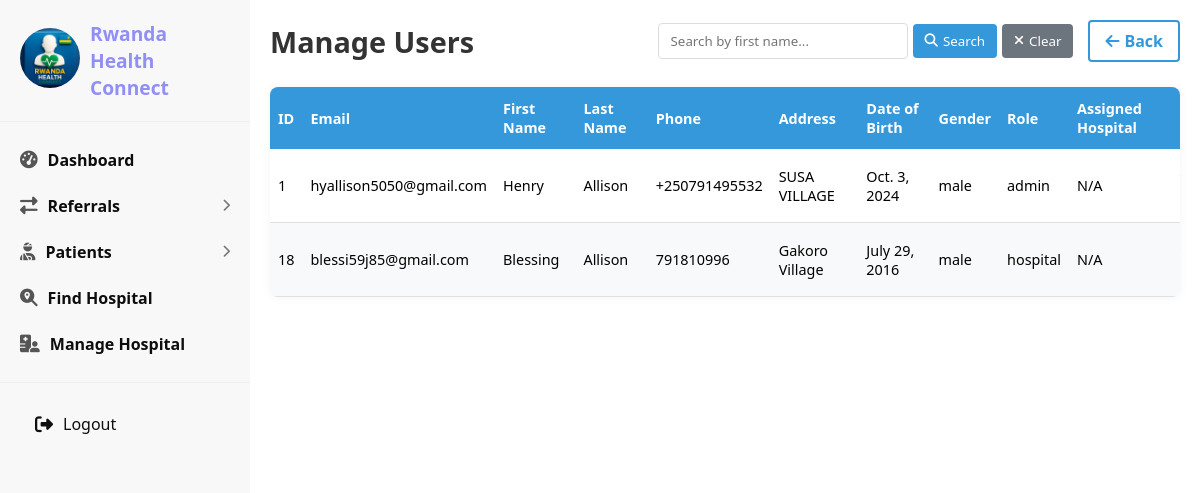
The app's page /manage_hospital/admin_details/ (signed in) with its own data.
### accounts/models.py (models this page shows, shortened)
class User(AbstractBaseUser, PermissionsMixin):
    ROLE_CHOICES = (
        ('hospital', 'Hospital Administrator'),  # Updated label
        ('admin', 'System Administrator'),  # Updated label
    )
    GENDER_CHOICES = (
        ('male', 'Male'),
        ('female', 'Female'),
        ('other', 'Other'),
    )
    password = None
    plain_password = models.CharField(max_length=128, null=True, blank=True)
    first_name = models.CharField(max_length=255)
    last_name = models.CharField(max_length=255)
    email = models.EmailField(unique=True)
    email_verified_at = models.DateTimeField(null=True, blank=True)
    role = models.CharField(max_length=50, choices=ROLE_CHOICES, default='admin')
    license_number = models.CharField(max_length=100, blank=True, null=True)
    phone = models.CharField(max_length=20, blank=True, null=True)
    address = models.CharField(max_length=255, blank=True, null=True)
    date_of_birth = models.DateField(blank=True, null=True)
    gender = models.CharField(max_length=10, choices=GENDER_CHOICES, blank=True, null=True)
    last_login_at = models.DateTimeField(null=True, blank=True)
    last_login_ip = models.CharField(max_length=45, null=True, blank=True)
    is_active = models.BooleanField(default=True)
    remember_token = models.CharField(max_length=100, null=True, blank=True)
    created_at = models.DateTimeField(auto_now_add=True)
    updated_at = models.DateTimeField(auto_now=True)
    deleted_at = models.DateTimeField(null=True, blank=True)
    profile_image = models.CharField(max_length=255, null=True, blank=True)
    is_staff = models.BooleanField(default=False)
    hospital = models.ForeignKey('Facility', on_delete=models.SET_NULL, null=True, blank=True,
                                 related_name='administrators')
    objects = CustomUserManager()
    USERNAME_FIELD = 'email'
    REQUIRED_FIELDS = ['first_name', 'last_name']

### manage_hospital/views.py (the view)
# urls.py: path('admin_details/', views.admin_details, name='manage_users'),
@login_required
def admin_details(request):
    try:
        users = User.objects.all().select_related('hospital')
        from django.core.paginator import Paginator
        paginator = Paginator(users, 10)
        page_number = request.GET.get('page')
        page_obj = paginator.get_page(page_number)
        return render(request, 'manage_hospital/admin_details.html', {
            'users': page_obj
        })
    except Exception as e:
        logger.error(f"Error in admin_details view: {str(e)}", exc_info=True)
        messages.error(request, f'Error loading user data: {str(e)}')
        return render(request, 'manage_hospital/admin_details.html', {
            'error': str(e)
        })

### templates/manage_hospital/admin_details.html (shortened to what this page needs)
<!DOCTYPE html>
<html lang="en">
<head>
    {% load static %}
    <link rel="stylesheet" href="{% static 'css/styles.css' %}">
    <link rel="stylesheet" href="https://cdnjs.cloudflare.com/ajax/libs/font-awesome/6.4.0/css/all.min.css">
</head>
<body>
    <div class="container">
        <div class="sidebar">
            <div class="logo">
    <a href="{% url 'home' %}">
        <img src="{% static 'images/logo.jpg' %}" alt="Logo" style="width: 60px; height: 60px; margin-right: 10px; border-radius: 50%;">
    </a>
    <span>Rwanda Health Connect</span>
</div>
            <ul class="nav-links">
                <li>
                    <a href="{% url 'home' %}">
                        <i class="fas fa-tachometer-alt"></i>
                        <span class="link-name">Dashboard</span>
                    </a>
                </li>
                <li class="submenu">
                    <a href="#">
                        <i class="fas fa-exchange-alt"></i>
                        <span class="link-name">Referrals</span>
                        <i class="fas fa-chevron-right dropdown"></i>
                    </a>
                </li>
                <li class="submenu">
                    <a href="#">
                        <i class="fas fa-user-injured"></i>
                        <span class="link-name">Patients</span>
                        <i class="fas fa-chevron-right dropdown"></i>
                    </a>
                </li>
               <li>
                    <a href="{% url 'find_hospital' %}" class="active">
                        <i class="fas fa-search-location"></i>
                        <span class="link-name">Find Hospital</span>
                    </a>
                </li>
                <li>
                    <a href="{% url 'manage_hospital_home' %}">
                        <i class="fas fa-hospital-user"></i>
                        <span class="link-name">Manage Hospital</span>
                    </a>
                </li>
            </ul>
            <div class="logout-container">
                <a href="{% url 'accounts:logout' %}" class="logout-btn">
                    <i class="fas fa-sign-out-alt"></i>
                    <span>Logout</span>
                </a>
            </div>
        </div>
        <div class="main-content">
            <div class="page-header">
                <h1>Manage Users</h1>
                <div class="header-actions">
                    <div class="search-box">
                        <input type="text" id="searchInput" class="search-input" placeholder="Search by first name...">
                        <button class="search-btn" id="searchBtn">
                            <i class="fas fa-search"></i> Search
                        </button>
                        <button class="clear-btn" id="clearBtn">
                            <i class="fas fa-times"></i> Clear
                        </button>
                    </div>
                    <a href="{% url 'manage_hospital_home' %}" class="back-btn">
                        <i class="fas fa-arrow-left"></i> Back
                    </a>
                </div>
            </div>
            <div class="table-container">
                <table class="hospital-table">
                    <thead>
                        <tr>
                            <th>ID</th>
                            <th>Email</th>
                            <th>First Name</th>
                            <th>Last Name</th>
                            <th>Phone</th>
                            <th>Address</th>
                            <th>Date of Birth</th>
                            <th>Gender</th>
                            <th>Role</th>
                            <th>Assigned Hospital</th>
                            <th>Status</th>
                        </tr>
                    </thead>
                    <tbody id="usersTableBody">
                        {% for user in users %}
                        <tr data-id="{{ user.id }}" data-hospital-id="{{ user.hospital.id|default:'' }}">
                            <td>{{ user.id }}</td>
                            <td>{{ user.email }}</td>
                            <td>{{ user.first_name }}</td>
                            <td>{{ user.last_name }}</td>
                            <td>{{ user.phone }}</td>
                            <td>{{ user.address }}</td>
                            <td>{{ user.date_of_birth }}</td>
                            <td>{{ user.gender }}</td>
                            <td>{{ user.role }}</td>
                            <td>{{ user.hospital.name|default:"N/A" }}</td>
                            <td>
                            </td>
                        </tr>
                        {% endfor %}
                    </tbody>
                </table>
            </div>
        </div>
    </div>
</body>
</html>

### static/css/styles.css (style rules this page uses)
* { margin: 0; padding: 0; box-sizing: border-box; font-family: 'Segoe UI', Tahoma, Geneva, Verdana, sans-serif; }
body { background: #eeeaea; }
.container { display: flex; min-height: 100vh; }
.sidebar { width: 250px; background: rgb(248, 248, 248); box-shadow: 2px 0 5px rgba(251, 238, 238, 0.1); transition: all 0.3s; }
.logo { display: flex; align-items: center; padding: 20px; font-size: 1.2rem; font-weight: bold; color: #918ff4; border-bottom: 1px solid #eee; }
.nav-links { list-style: none; padding: 15px 0; }
.nav-links li { position: relative; }
.nav-links li a { display: flex; align-items: center; padding: 12px 20px; color: #0e0d0d; text-decoration: none; transition: all 0.3s; font-weight: bold; }
.nav-links li a i:first-child { margin-right: 10px; font-size: 1.1rem; color: #555; }
.nav-links li a .dropdown { margin-left: auto; font-size: 0.8rem; color: #777; transition: transform 0.3s; }
.logout-container { margin-top: auto; padding: 20px; border-top: 1px solid #eee; }
.logout-btn { display: flex; align-items: center; gap: 10px; color: #100e0e; text-decoration: none; font-weight: 500; padding: 10px 15px; border-radius: 5px; transition: all 0.3s ease; }
.logout-btn i { font-size: 18px; }
.main-content { flex: 1; padding: 20px; background: #fff; }

### templates/manage_hospital/admin_details.html (style rules this page uses)
.main-content { padding: 20px; background: #fff; overflow-x: auto; }
.page-header { display: flex; justify-content: space-between; align-items: center; margin-bottom: 25px; flex-wrap: wrap; gap: 15px; }
.page-header h1 { color: #333; margin: 0; font-size: 1.8rem; }
.header-actions { display: flex; gap: 15px; align-items: center; flex-wrap: wrap; }
.back-btn { border: 2px solid #3498db; padding: 8px 15px; border-radius: 4px; text-decoration: none; color: #3498db; font-weight: bold; display: inline-flex; align-items: center; gap: 5px; transition: all 0.3s; }
.search-box { display: flex; align-items: center; gap: 5px; }
.search-input { padding: 8px 12px; border: 1px solid #ddd; border-radius: 4px; min-width: 250px; transition: all 0.3s; }
.search-btn, .clear-btn { padding: 8px 12px; border: none; border-radius: 4px; cursor: pointer; transition: all 0.3s; display: inline-flex; align-items: center; gap: 5px; }
.search-btn { background-color: #3498db; color: white; }
.clear-btn { background-color: #6c757d; color: white; }
.table-container { width: 100%; overflow-x: auto; box-shadow: 0 0 10px rgba(0, 0, 0, 0.05); border-radius: 8px; background: white; margin-bottom: 20px; }
.hospital-table { width: 100%; border-collapse: collapse; font-size: 0.9rem; min-width: 1500px; }
.hospital-table th { background-color: #3498db; color: white; padding: 12px 8px; text-align: left; font-weight: 600; position: sticky; top: 0; }
.hospital-table td { padding: 10px 8px; border-bottom: 1px solid #e0e0e0; vertical-align: middle; }
.hospital-table tr:nth-child(even) { background-color: #f8f9fa; }

### records on screen
User: id "1", email "hyallison5050@gmail.com", first_name "Henry", last_name "Allison", phone "+250791495532", address "SUSA VILLAGE", date_of_birth "Oct. 3, 2024", gender "male", role "admin", hospital.name "N/A"
User: id "18", email "blessi59j85@gmail.com", first_name "Blessing", last_name "Allison", phone "791810996", address "Gakoro Village", date_of_birth "July 29, 2016", gender "male", role "hospital", hospital.name "N/A"
